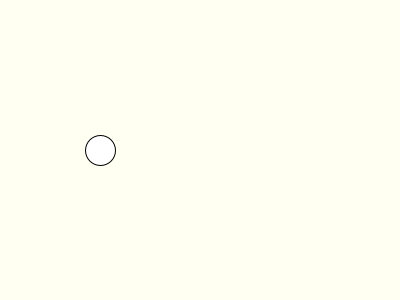
Frame 1 (no input)
Frame 60 (the mouse pressed at the canvas centre just before this capture): identical to frame 1, image omitted
Frame 120 (the mouse held since frame 60 and released just before this capture): identical to frame 1, image omitted

The Processing sketch that drew this single still picture (run headless with seeded random() and noise(); from frame 60 on, the mouse is pressed at the canvas centre):

// Processing sketch: week16_two_player_key_keyCode
// ── week16_two_player_key_keyCode.pde
void setup(){
  size(400,300);
}
int x=100,y=150,x2=300,y2=150;
void draw(){
  background(#FFFFF2);
  ellipse(x,y,30,30);
}
void keyPressed(){
  if( key=='a') x-=2;
  if( key=='d') x+=2;
  if( key=='w') y-=2;
  if( key=='s') y+=2;
}
